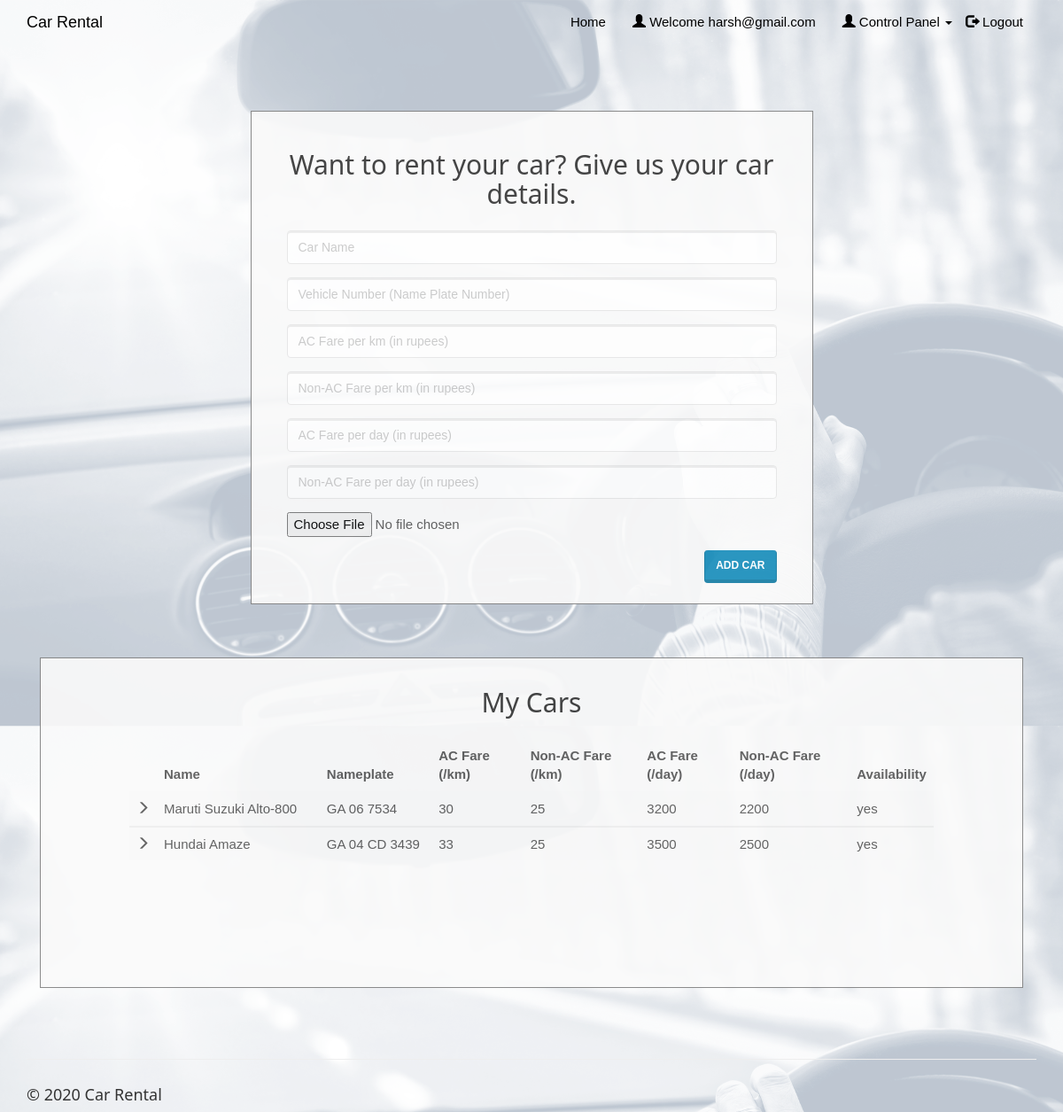
Page /entercar.php (signed in) on the committed database.
### tables this page shows
CREATE TABLE `cars` (
  `car_id` int(20) NOT NULL,
  `car_name` varchar(50) NOT NULL,
  `car_nameplate` varchar(50) NOT NULL,
  `car_img` varchar(50) DEFAULT 'NA',
  `ac_price` float NOT NULL,
  `non_ac_price` float NOT NULL,
  `ac_price_per_day` float NOT NULL,
  `non_ac_price_per_day` float NOT NULL,
  `car_availability` varchar(10) NOT NULL
);

### entercar.php (the view, shortened to what this page needs)
<!DOCTYPE html>
<html>
<?php
include('session_client.php'); ?>
<head>
    <link rel="stylesheet" href="assets/bootstrap/css/bootstrap.min.css">
    <link rel="stylesheet" href="assets/fonts/font-awesome.min.css">
    <link rel="stylesheet" type="text/css" href="assets/css/customerlogin.css">
    <link rel="stylesheet" href="assets/w3css/w3.css">
    <link rel="stylesheet" type="text/css" media="screen" href="assets/css/clientpage.css" />
</head>
<body>
    <nav class="navbar navbar-custom navbar-fixed-top" role="navigation" style="color: black">
        <div class="container">
            <div class="navbar-header">
                <a class="navbar-brand page-scroll" href="index.php">
                   Car Rental </a>
            </div>
            <?php
                if(isset($_SESSION['login_client'])){
            ?>
            <div class="collapse navbar-collapse navbar-right navbar-main-collapse">
                <ul class="nav navbar-nav">
                    <li>
                        <a href="index.php">Home</a>
                    </li>
                    <li>
                        <a href="#"><span class="glyphicon glyphicon-user"></span> Welcome <?php echo $_SESSION['login_client']; ?></a>
                    </li>
                    <li>
                    <ul class="nav navbar-nav navbar-right">
            <li><a href="#" class="dropdown-toggle active" data-toggle="dropdown" role="button" aria-haspopup="true" aria-expanded="false"><span class="glyphicon glyphicon-user"></span> Control Panel <span class="caret"></span> </a>
            </li>
          </ul>
                    </li>
                    <li>
                        <a href="logout.php"><span class="glyphicon glyphicon-log-out"></span> Logout</a>
                    </li>
                </ul>
            </div>
            <?php
                }
                ?>
        </div>
    </nav>
    <div class="container" style="margin-top: 65px;" >
    <div class="col-md-7" style="float: none; margin: 0 auto;">
      <div class="form-area">
        <form role="form" action="entercar1.php" enctype="multipart/form-data" method="POST">
        <br style="clear: both">
          <h3 style="margin-bottom: 25px; text-align: center; font-size: 30px;"> Want to rent your car? Give us your car details. </h3>
          <div class="form-group">
            <input type="text" class="form-control" id="car_name" name="car_name" placeholder="Car Name " required autofocus="">
          </div>
          <div class="form-group">
            <input type="text" class="form-control" id="car_nameplate" name="car_nameplate" placeholder="Vehicle Number (Name Plate Number)" required>
          </div>
          <div class="form-group">
            <input type="text" class="form-control" id="ac_price" name="ac_price" placeholder="AC Fare per km (in rupees)" required>
          </div>
          <div class="form-group">
            <input type="text" class="form-control" id="non_ac_price" name="non_ac_price" placeholder="Non-AC Fare per km (in rupees)" required>
          </div>
          <div class="form-group">
            <input type="text" class="form-control" id="ac_price_per_day" name="ac_price_per_day" placeholder="AC Fare per day (in rupees)" required>
          </div>
          <div class="form-group">
            <input type="text" class="form-control" id="non_ac_price_per_day" name="non_ac_price_per_day" placeholder="Non-AC Fare per day (in rupees)" required>
          </div>
          <div class="form-group">
            <input name="uploadedimage" type="file">
          </div>
           <button type="submit" id="submit" name="submit" class="btn btn-primary pull-right"> Add car</button>
        </form>
      </div>
    </div>
        <div class="col-md-12" style="float: none; margin: 0 auto;">
    <div class="form-area" style="padding: 0px 100px 100px 100px;">
        <form action="" method="POST">
        <br style="clear: both">
          <h3 style="margin-bottom: 25px; text-align: center; font-size: 30px;"> My Cars </h3>
<?php
$user_check=$_SESSION['login_client'];
$sql = "SELECT * FROM cars WHERE car_id IN (SELECT car_id FROM clientcars WHERE client_username='$user_check');";
$result = mysqli_query($conn, $sql);
if (mysqli_num_rows($result) > 0) {
  ?>
<div style="overflow-x:auto;">
  <table class="table table-striped">
    <thead class="thead-dark">
      <tr>
        <th></th>
        <th width="24%"> Name</th>
        <th width="15%"> Nameplate </th>
        <th width="13%"> AC Fare (/km) </th>
        <th width="17%"> Non-AC Fare (/km)</th>
        <th width="13%"> AC Fare (/day)</th>
        <th width="17%"> Non-AC Fare (/day)</th>
        <th width="1%"> Availability </th>
      </tr>
    </thead>
    <?PHP
      while($row = mysqli_fetch_assoc($result)){
    ?>
  <tbody>
    <tr>
      <td> <span class="glyphicon glyphicon-menu-right"></span> </td>
      <td><?php echo $row["car_name"]; ?></td>
      <td><?php echo $row["car_nameplate"]; ?></td>
      <td><?php echo $row["ac_price"]; ?></td>
      <td><?php echo $row["non_ac_price"]; ?></td>
      <td><?php echo $row["ac_price_per_day"]; ?></td>
      <td><?php echo $row["non_ac_price_per_day"]; ?></td>
      <td><?php echo $row["car_availability"]; ?></td>
    </tr>
  </tbody>
  <?php } ?>
  </table>
  </div>
    <br>
  <?php } else { ?>
  <h4><center>0 Cars available</center> </h4>
  <?php } ?>
        </form>
</div>
        </div>
    </div>
</body>
<footer class="site-footer">
        <div class="container">
            <hr>
            <div class="row">
                <div class="col-sm-6">
                    <h5>© 2020 Car Rental</h5>
                </div>
            </div>
        </div>
    </footer>
</html>

### assets/css/customerlogin.css (style rules this page uses)
body, html { height: 100%; }
body { padding-top: 50px; background: url("../../assets/img/forcustomer.png"); background-size: 100%; }
footer { display: block; }

### assets/w3css/w3.css (style rules this page uses)
*,*:before,*:after { box-sizing:inherit }
html { -ms-text-size-adjust:100%;-webkit-text-size-adjust:100% }
body { margin:0 }
article,aside,details,figcaption,figure,footer,header,main,menu,nav,section,summary { display:block }
a { background-color:transparent;-webkit-text-decoration-skip:objects }
hr { box-sizing:content-box;height:0;overflow:visible }
button,input,select,textarea { font:inherit;margin:0 }
button,input { overflow:visible }
button,select { text-transform:none }
button,html [type=button],[type=reset],[type=submit] { -webkit-appearance:button }
html,body { font-family:Verdana,sans-serif;font-size:15px;line-height:1.5 }
html { overflow-x:hidden }
h3 { font-size:24px }
h5 { font-size:18px }
h1,h2,h3,h4,h5,h6 { font-family:"Segoe UI",Arial,sans-serif;font-weight:400;margin:10px 0 }
hr { border:0;border-top:1px solid #eee;margin:20px 0 }
a { color:inherit }

### assets/css/clientpage.css (style rules this page uses)
.form-area { background-color: #FAFAFA; padding: 10px 40px 60px; margin: 10px 0px 60px; border: 1px solid GREY; opacity: 0.9; }

### rows in the picture
cars: car_name "Maruti Suzuki Alto-800", car_nameplate "GA 06 7534", ac_price "30", non_ac_price "25", ac_price_per_day "3200", non_ac_price_per_day "2200", car_availability "yes"
cars: car_name "Hundai Amaze", car_nameplate "GA 04 CD 3439", ac_price "33", non_ac_price "25", ac_price_per_day "3500", non_ac_price_per_day "2500", car_availability "yes"

### other values in the picture
$_SESSION['login_client'] "harsh@gmail.com"
